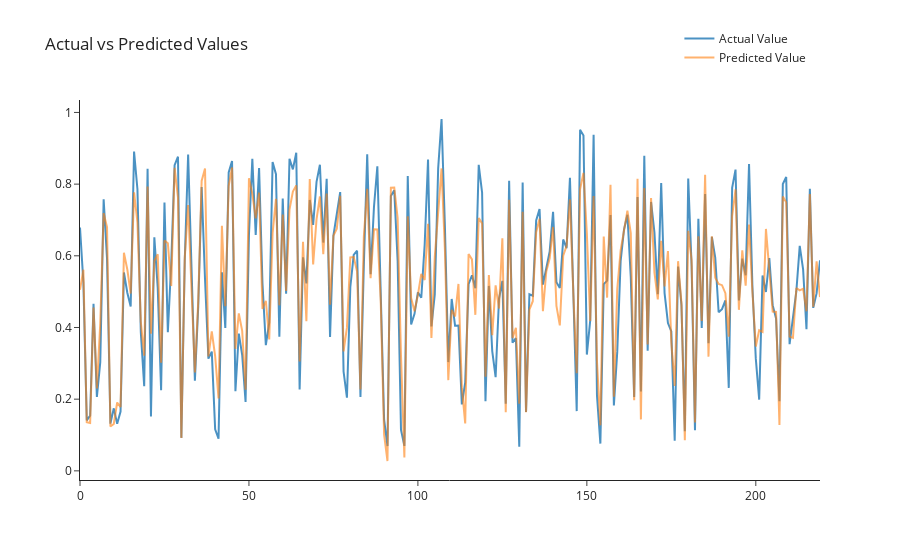

The notebook cell saved with this chart:
### Code cell
a = [i for i in range(X_test.shape[0])]

fig = go.Figure()
fig.add_trace(go.Scatter(x=a, y=y_test, name="Actual Value", opacity=0.8))
fig.add_trace(go.Scatter(x=a, y=y_test_pred, name="Predicted Value", opacity=0.6))
fig.update_layout(title="Actual vs Predicted Values",legend = dict(y=1.2, x=0.81))
fig.show()

### Figure 1 — Plotly figure (JSON) as saved in the notebook; plotly's stock layout.template omitted (floating-point values rounded to 4 significant figures; data arrays with more than 128 entries replaced by an {"elided": "..."} marker saying what was removed)
{"data": [{"name": "Actual Value", "opacity": 0.8, "type": "scatter", "x": {"elided": "220 int values"}, "y": {"elided": "220 float values"}}, {"name": "Predicted Value", "opacity": 0.6, "type": "scatter", "x": {"elided": "220 int values"}, "y": {"elided": "220 float values"}}], "layout": {"legend": {"x": 0.81, "y": 1.2}, "title": {"text": "Actual vs Predicted Values"}}}
